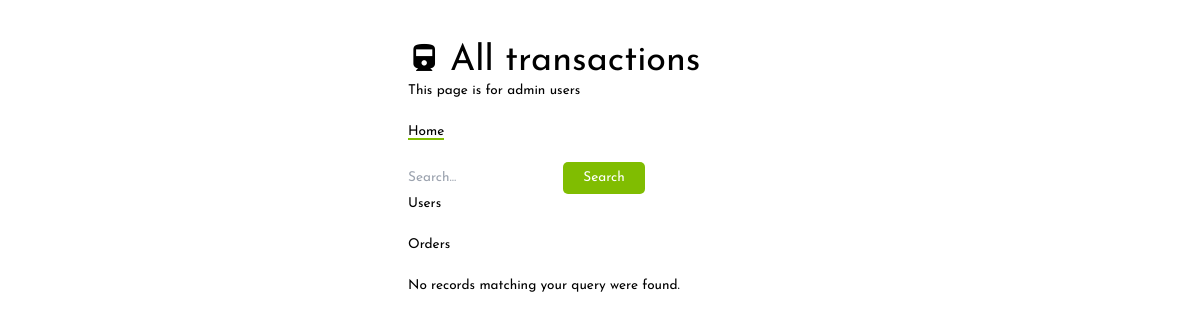
The app's page /pages/all/index.php, older data.
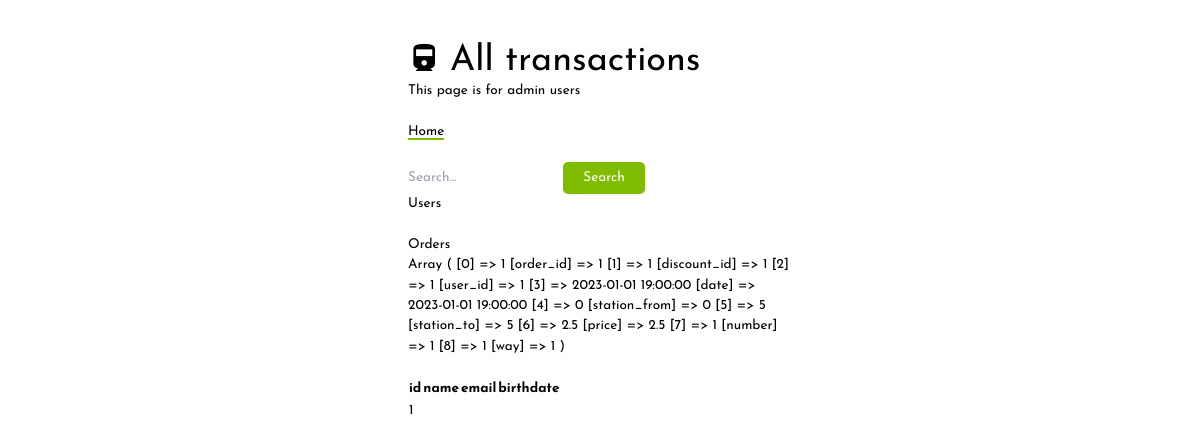
The same page, newer data.
### tables this page shows
CREATE TABLE orders (
    order_id int NOT NULL AUTO_INCREMENT,
    discount_id int NOT NULL,
    user_id int NOT NULL,
    date timestamp NOT NULL,
    station_from int NOT NULL,
    station_to int NOT NULL,
    price float NOT NULL,
    number int NOT NULL,
    way int NOT NULL,
    PRIMARY KEY (order_id),
    CONSTRAINT discount_id FOREIGN KEY (discount_id) REFERENCES discounts(discount_id),
    CONSTRAINT user_id FOREIGN KEY (user_id) REFERENCES users(user_id),
    CONSTRAINT station_from FOREIGN KEY (station_from) REFERENCES stations(station_id),
    CONSTRAINT station_to FOREIGN KEY (station_to) REFERENCES stations(station_id)
);

### pages/all/index.php (the view, shortened to what this page needs)
<!DOCTYPE html>
<html>
<head>
    <link rel="stylesheet" href="../css/style.css">
    <link rel="stylesheet" href="../css/toggleButton.css">
    <script src="https://cdn.tailwindcss.com"></script>
</head>
<body>
    <section class="max-w-sm m-auto">
        <br /><br />
        <h1 class="text-4xl">
            <span class="material-icons bigIcon">
            </span>All transactions
        </h1>
        <p>This page is for admin users</p>
        <br>
        <a class="loginbtn" href="../">Home</a>
        <br>
        <br>
        <form action="" method="get">
            <input type="text" name="search_input" placeholder="Search...">
            <input type="submit" value="Search" class="primary-bg" />
        </form>
        <?php
        $conn = new mysqli('localhost', 'root', '', 'monorail_fares');
        $sql = "SELECT * FROM users";
        if ($result = $conn->query($sql)) {
            echo "<h1>Users</h1>";
        }
        echo "<br>";
        $sql = "SELECT * FROM orders";
        if ($result = $conn->query($sql)) {
            echo "<h1>Orders</h1>";
            while ($row = $result->fetch_array()) {
                print_r($row);
                echo "<br>";
            }
        }
        echo "<br>";
        $sql = "SELECT * FROM orders";
        if ($result = $conn->query($sql)) {
            if ($result->num_rows > 0) {
                echo "<table>";
                echo "<tr>";
                echo "<th>id</th>";
                echo "<th>name</th>";
                echo "<th>email</th>";
                echo "<th>birthdate</th>";
                echo "</tr>";
                while ($row = $result->fetch_array()) {
                    echo "<tr>";
                    echo "<td>" . $row['order_id'] . "</td>";
                    echo "</tr>";
                }
                echo "</table>";
            } else {
                echo "No records matching your query were found.";
            }
        }
        ?>
    </section>
</body>
</html>

### css/style.css (style rules this page uses)
body { font-family: Josefin Sans, sans-serif; font-size: 0.85em; --primary: #80bd01; --padding: 5px; --borderRadius: 5px; }
.primary-bg { background-color: var(--primary); }
span.material-icons, i.material-icons { font-size: 1rem; vertical-align: -3px; margin-right: 0.3em; }
span.bigIcon { font-size: 0.9em; vertical-align: -5px; }
input[type="submit"] { background-color: var(--primary); color: white; border: none; padding: 7px 20px; border-radius: 5px; cursor: pointer; line-height: 130%; }
.loginbtn { width: fit-content; border-bottom: var(--primary) 2px solid; cursor: pointer; margin: 0 30px 0 0; }

Row changes from the older to the newer data that the page shows:
added orders: order_id "1"
Text that changed along with them:
text no longer shown: "No records matching your query were found."
text now shown: "Array ( [0] => 1 [order_id] => 1 [1] => 1 [discount_id] => 1 [2] => 1 [user_id] => 1 [3] => 2023-01-01 19:00:00 [date] => 2023-01-01 19:00:00 [4] => 0 [station_from] => 0 [5] => 5 [station_to] => 5 [6] => 2.5 [price] => 2.5 [7] => 1 [number] => 1 [8] => 1 [way] => 1 ) id name email birthdate"
